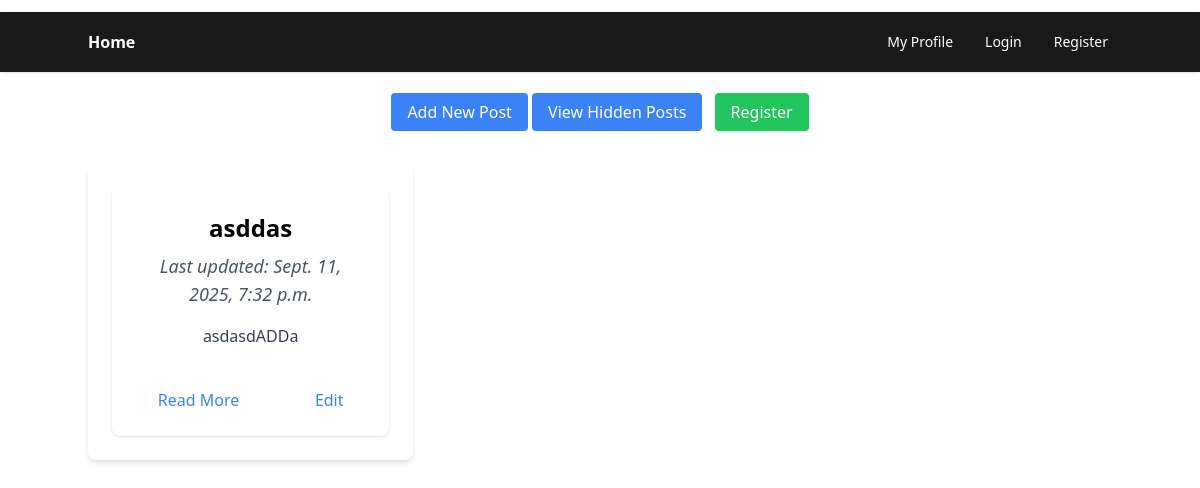
Page /hidden_posts/ on the committed database.
### apps/blog/models.py (models this page shows, shortened)
class Post(models.Model):
    title= models.CharField(max_length=50)
    author = models.ForeignKey(UserProfile, related_name="posts", on_delete=models.CASCADE, null=True, blank=True)
    content = models.TextField()
    created_at = models.DateTimeField(auto_now_add=True)
    updated_at = models.DateTimeField(auto_now=True)
    published = models.BooleanField(default=False)
    view_count = models.IntegerField(default=0)

### apps/blog/views.py (the view)
# urls.py: path('hidden_posts/', get_hidden_posts, name='get_hidden_posts'),
def get_hidden_posts(request):
    blog = Post.objects.filter(published = False)
    return render(request, 'homepage.html', {'blog': blog})

### apps/blog/templates/homepage.html (shortened to what this page needs)
{% extends "base.html" %}
{% block content %}
<div class="container mx-auto text-center">
    <a href="{% url 'add_post' %}" class="bg-blue-500 text-white px-4 py-2 rounded hover:bg-blue-600">Add New Post</a>
    <a href="{% url 'get_hidden_posts' %}" class="bg-blue-500 text-white px-4 py-2 rounded hover:bg-blue-600">View Hidden Posts</a>
    <a href="{% url 'signup' %}" class="bg-green-500 text-white px-4 py-2 rounded hover:bg-green-600 ml-2">Register</a>
    <div class="mt-10 grid grid-cols-1 md:grid-cols-2 lg:grid-cols-3 gap-6">
        {% for post in blog %}
            <div class="bg-white rounded-lg shadow-md p-6">
                {% include "components/card.html" with title=post.title content=post.content|truncatewords:20 post_id=post.id %}
            </div>
        {% endfor %}
    </div>
    </div>
{% endblock %}

### apps/blog/templates/components/card.html
<div class="bg-white rounded-lg shadow p-6 text-center">
  <h2 class="text-2xl font-bold mb-2">{{ title }}</h2>
  <h2 class="text-lg text-gray-600 mb-4"><i>Last updated: {{ post.updated_at }}</i></h2>
  <p class="text-gray-700">{{ content }}</p>
  <div class="mt-6 flex space-x-4 justify-around">
      <a href="{% url 'post_detail' post_id=post_id %}" class="text-blue-500 hover:underline mt-4 inline-block">Read More</a>
      <a href="{% url 'edit_post' post_id=post_id %}" class="text-blue-500 hover:underline mt-4 inline-block">Edit</a>
  </div>
</div>

### rows in the picture
Post: title "asddas", updated_at "Sept. 11, 2025, 7:32 p.m.", content "asdasdADDa"
